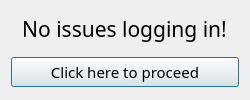
<?xml version="1.0" encoding="UTF-8"?>
<ui version="4.0">
 <class>Dialog</class>
 <widget class="QDialog" name="Dialog">
  <property name="geometry">
   <rect>
    <x>0</x>
    <y>0</y>
    <width>250</width>
    <height>100</height>
   </rect>
  </property>
  <property name="minimumSize">
   <size>
    <width>250</width>
    <height>100</height>
   </size>
  </property>
  <property name="maximumSize">
   <size>
    <width>250</width>
    <height>100</height>
   </size>
  </property>
  <property name="windowTitle">
   <string>Login successful!</string>
  </property>
  <layout class="QVBoxLayout" name="verticalLayout">
   <property name="spacing">
    <number>10</number>
   </property>
   <item>
    <widget class="QLabel" name="no_issues_label">
     <property name="maximumSize">
      <size>
       <width>227</width>
       <height>36</height>
      </size>
     </property>
     <property name="font">
      <font>
       <family>Oswald</family>
       <pointsize>16</pointsize>
      </font>
     </property>
     <property name="text">
      <string>No issues logging in!</string>
     </property>
     <property name="alignment">
      <set>Qt::AlignCenter</set>
     </property>
    </widget>
   </item>
   <item>
    <widget class="QPushButton" name="proceed_button">
     <property name="font">
      <font>
       <family>Oswald</family>
       <pointsize>11</pointsize>
      </font>
     </property>
     <property name="text">
      <string>Click here to proceed</string>
     </property>
    </widget>
   </item>
  </layout>
 </widget>
 <resources/>
 <connections/>
</ui>
